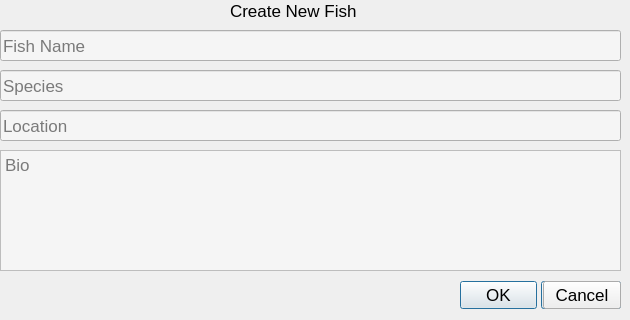
    <widget class="QWidget" name="CreateFish">
     <property name="mouseTracking">
      <bool>true</bool>
     </property>
     <widget class="QLabel" name="label_3">
      <property name="geometry">
       <rect>
        <x>230</x>
        <y>-10</y>
        <width>131</width>
        <height>41</height>
       </rect>
      </property>
      <property name="font">
       <font>
        <pointsize>13</pointsize>
        <bold>false</bold>
        <stylestrategy>PreferAntialias</stylestrategy>
        <kerning>true</kerning>
       </font>
      </property>
      <property name="text">
       <string>Create New Fish</string>
      </property>
     </widget>
     <widget class="QLineEdit" name="createfish">
      <property name="geometry">
       <rect>
        <x>0</x>
        <y>30</y>
        <width>621</width>
        <height>31</height>
       </rect>
      </property>
      <property name="font">
       <font>
        <pointsize>13</pointsize>
        <bold>false</bold>
        <stylestrategy>PreferAntialias</stylestrategy>
        <kerning>true</kerning>
       </font>
      </property>
      <property name="mouseTracking">
       <bool>true</bool>
      </property>
      <property name="focusPolicy">
       <enum>Qt::StrongFocus</enum>
      </property>
      <property name="autoFillBackground">
       <bool>false</bool>
      </property>
      <property name="styleSheet">
       <string notr="true">background: rgb(245, 245, 245);</string>
      </property>
      <property name="text">
       <string/>
      </property>
      <property name="placeholderText">
       <string>Fish Name</string>
      </property>
      <property name="cursorMoveStyle">
       <enum>Qt::VisualMoveStyle</enum>
      </property>
     </widget>
     <widget class="QLineEdit" name="createspecies">
      <property name="geometry">
       <rect>
        <x>0</x>
        <y>70</y>
        <width>621</width>
        <height>31</height>
       </rect>
      </property>
      <property name="font">
       <font>
        <pointsize>13</pointsize>
        <bold>false</bold>
        <stylestrategy>PreferAntialias</stylestrategy>
        <kerning>true</kerning>
       </font>
      </property>
      <property name="focusPolicy">
       <enum>Qt::ClickFocus</enum>
      </property>
      <property name="styleSheet">
       <string notr="true">background: rgb(245, 245, 245);</string>
      </property>
      <property name="text">
       <string/>
      </property>
      <property name="cursorPosition">
       <number>0</number>
      </property>
      <property name="placeholderText">
       <string>Species</string>
      </property>
      <property name="cursorMoveStyle">
       <enum>Qt::VisualMoveStyle</enum>
      </property>
     </widget>
     <widget class="QPlainTextEdit" name="createbio">
      <property name="geometry">
       <rect>
        <x>0</x>
        <y>150</y>
        <width>621</width>
        <height>121</height>
       </rect>
      </property>
      <property name="font">
       <font>
        <pointsize>13</pointsize>
        <bold>false</bold>
        <stylestrategy>PreferAntialias</stylestrategy>
        <kerning>true</kerning>
       </font>
      </property>
      <property name="cursor" stdset="0">
       <cursorShape>IBeamCursor</cursorShape>
      </property>
      <property name="mouseTracking">
       <bool>true</bool>
      </property>
      <property name="focusPolicy">
       <enum>Qt::ClickFocus</enum>
      </property>
      <property name="styleSheet">
       <string notr="true">background: rgb(245, 245, 245);</string>
      </property>
      <property name="horizontalScrollBarPolicy">
       <enum>Qt::ScrollBarAlwaysOff</enum>
      </property>
      <property name="placeholderText">
       <string>Bio</string>
      </property>
     </widget>
     <widget class="QLineEdit" name="createlocation">
      <property name="geometry">
       <rect>
        <x>0</x>
        <y>110</y>
        <width>621</width>
        <height>31</height>
       </rect>
      </property>
      <property name="font">
       <font>
        <pointsize>13</pointsize>
        <bold>false</bold>
        <stylestrategy>PreferAntialias</stylestrategy>
        <kerning>true</kerning>
       </font>
      </property>
      <property name="focusPolicy">
       <enum>Qt::ClickFocus</enum>
      </property>
      <property name="styleSheet">
       <string notr="true">background: rgb(245, 245, 245);</string>
      </property>
      <property name="text">
       <string/>
      </property>
      <property name="cursorPosition">
       <number>0</number>
      </property>
      <property name="placeholderText">
       <string>Location</string>
      </property>
      <property name="cursorMoveStyle">
       <enum>Qt::VisualMoveStyle</enum>
      </property>
     </widget>
     <widget class="QDialogButtonBox" name="edit">
      <property name="geometry">
       <rect>
        <x>540</x>
        <y>280</y>
        <width>81</width>
        <height>31</height>
       </rect>
      </property>
      <property name="minimumSize">
       <size>
        <width>81</width>
        <height>0</height>
       </size>
      </property>
      <property name="font">
       <font>
        <pointsize>13</pointsize>
        <bold>false</bold>
        <stylestrategy>PreferAntialias</stylestrategy>
        <kerning>true</kerning>
       </font>
      </property>
      <property name="standardButtons">
       <set>QDialogButtonBox::SaveAll</set>
      </property>
     </widget>
     <widget class="QDialogButtonBox" name="finished">
      <property name="geometry">
       <rect>
        <x>460</x>
        <y>280</y>
        <width>161</width>
        <height>31</height>
       </rect>
      </property>
      <property name="font">
       <font>
        <pointsize>13</pointsize>
        <bold>false</bold>
        <stylestrategy>PreferAntialias</stylestrategy>
        <kerning>true</kerning>
       </font>
      </property>
      <property name="standardButtons">
       <set>QDialogButtonBox::Cancel|QDialogButtonBox::Ok</set>
      </property>
     </widget>
    </widget>
